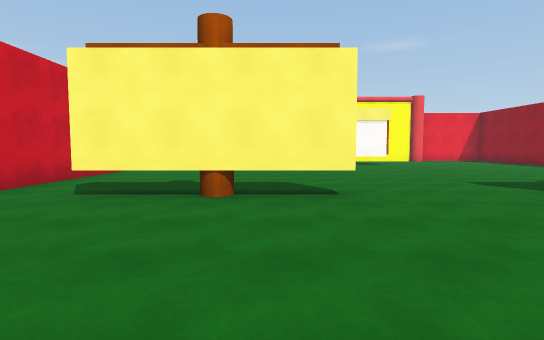
view 1 (above)

17 first-person views from a walk through a 3-D level made in the Unity game engine. The camera is 1.4 m above the floor, tilts 4° down and sees 80° across. The floor is counted in squares, 2 m on a side. Each view is taken from the middle of a square. On the plan, view 1 faces up. The plan holds only what a view shows up to about 10 squares ahead; the rest is blank. The player is left out.

view 2
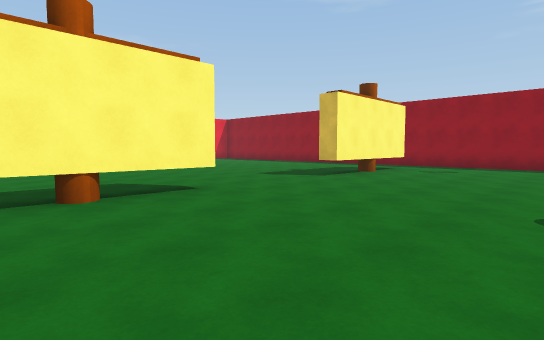

view 3
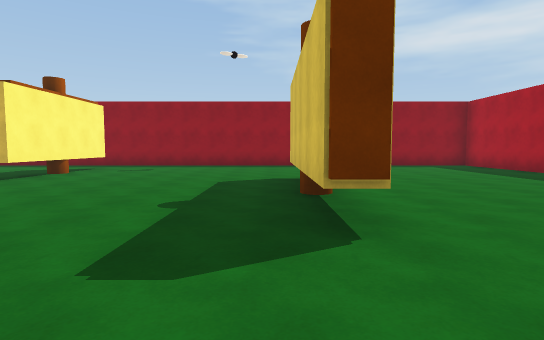

view 4
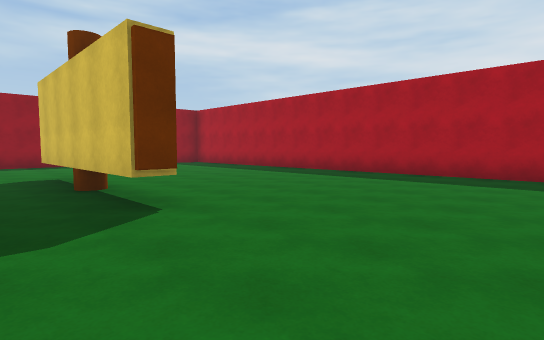

view 5
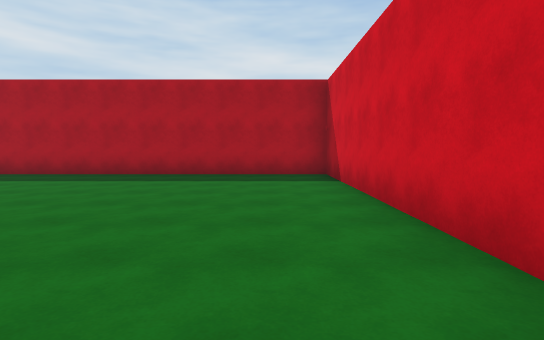

view 6
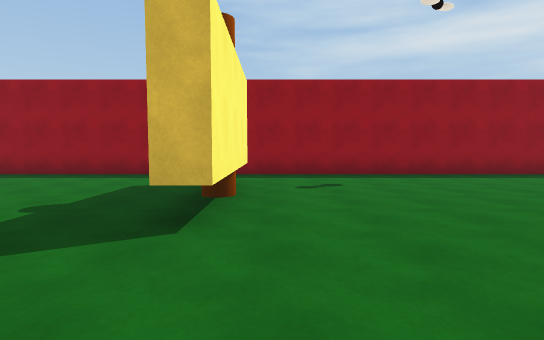

view 7
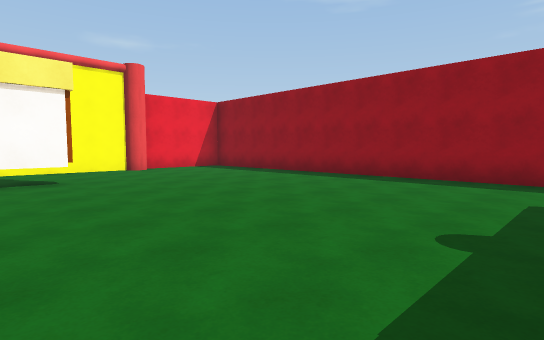

view 8
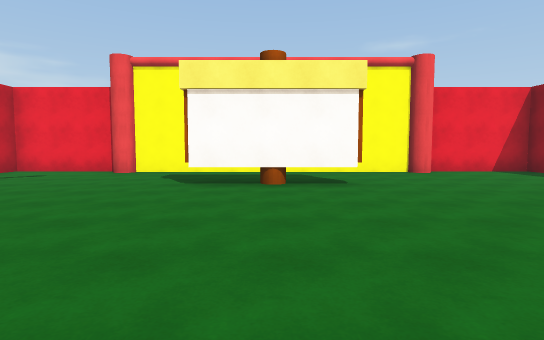

view 9
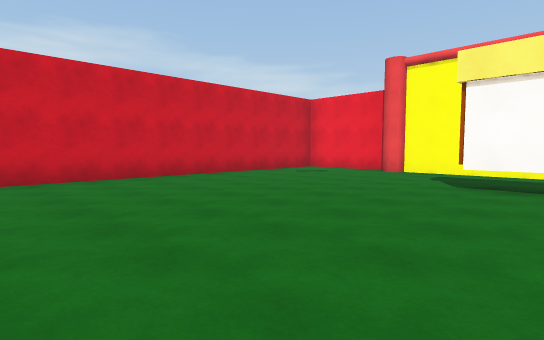

view 10
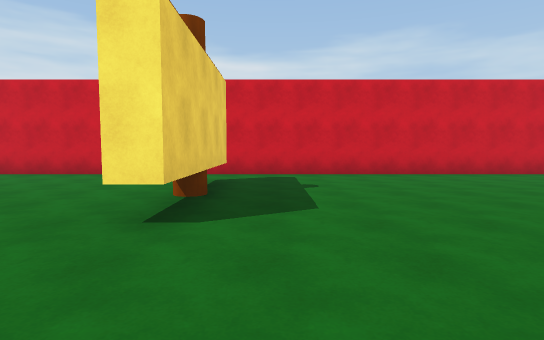

view 11
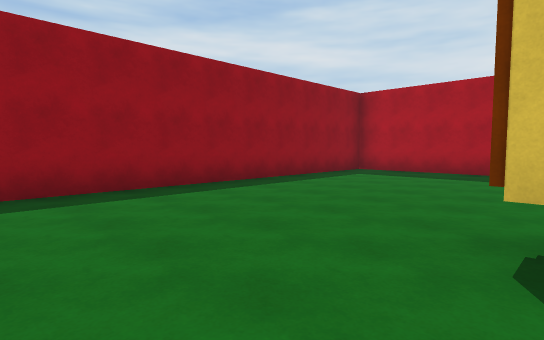

view 12
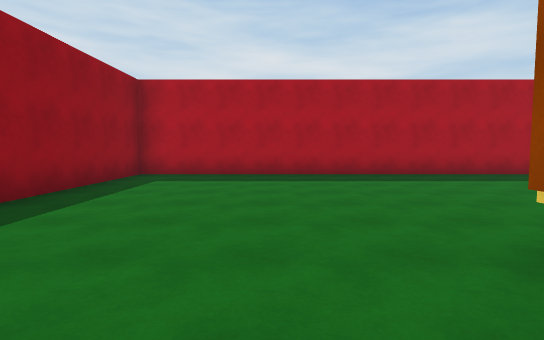

view 13
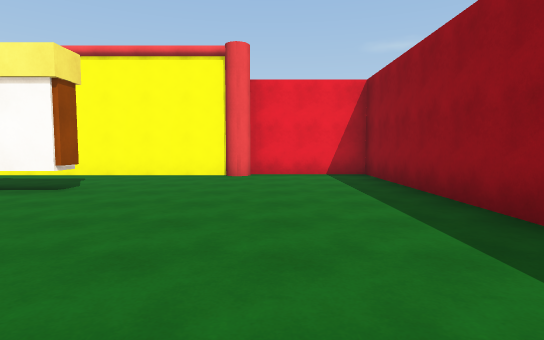

view 14
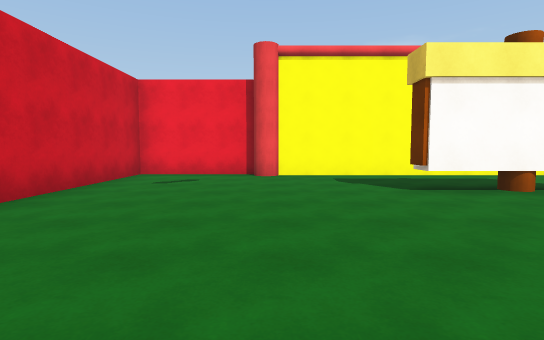

view 15
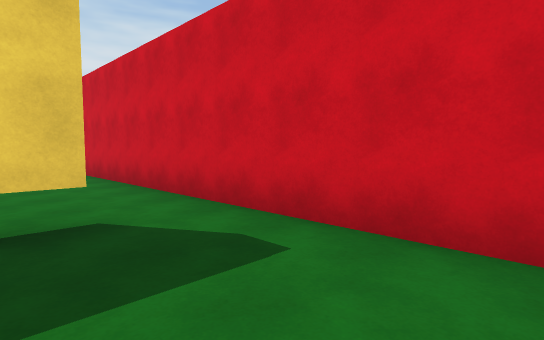

view 16
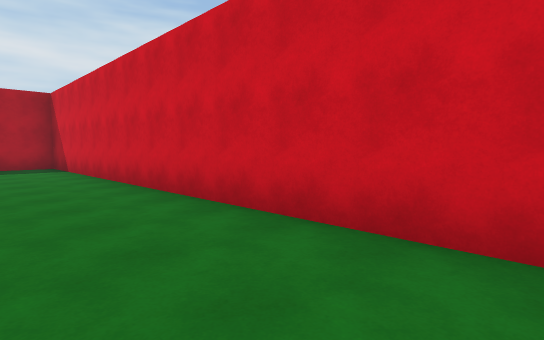

view 17
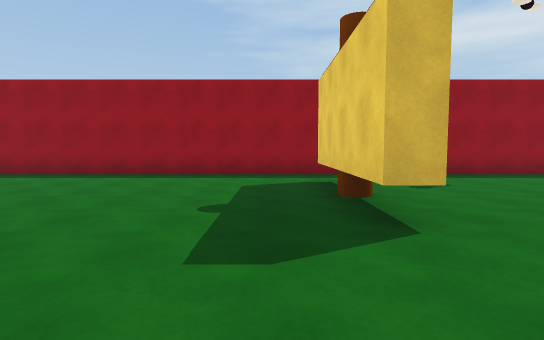

### Floor plan
Key: @ floor where view 1 was taken; # wall or solid block; . floor; T thing the floor can be seen under or through.
Columns run from 5 left of view 1 to 11 right of it. Each row starts with its distance up from view 1.
 17 #################
 16 #...#.......#...#
 15 #...............#
 14 #...............#
 13 #......TTT......#
 12 #...............#
 11 #...............#
 10 #...............#
  9 #...............#
  8 #...............#
  7 #...............#
  6 #...............#
  5 #..TTTT...####..#
  4 #...............#
  3 #...............#
  2 #...............#
  1 #...............#
  0 #....@..........#
 -1 #...............#
 -2 #.....#####.....#
 -3 #...............#
 -4 #...............#
 -5 #...............#
 -6 #...............#
 -7 #...............#
 -8 #...............#
 -9 #################

Positions as (right, up) in squares from view 1, and headings:
1: (0, 0), facing up
2: (-2, 0), facing up-right
3: (-2, -1), facing right
4: (-3, 0), facing down-right
5: (-3, 0), facing down
6: (2, 4), facing right
7: (3, 6), facing up-right
8: (3, 7), facing up
9: (3, 7), facing up-left
10: (4, 6), facing left
11: (5, 1), facing down-right
12: (7, 0), facing down
13: (8, 8), facing up
14: (-1, 8), facing up
15: (-2, 8), facing down-left
16: (-2, 4), facing down-left
17: (2, 6), facing right
